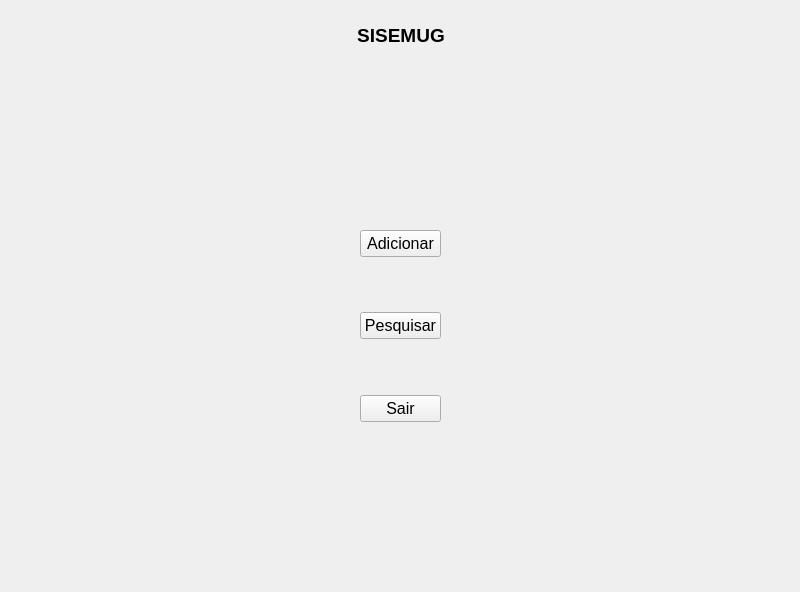
<?xml version="1.0" encoding="UTF-8"?>
<ui version="4.0">
 <class>Tela_Inicial</class>
 <widget class="QMainWindow" name="Tela_Inicial">
  <property name="geometry">
   <rect>
    <x>0</x>
    <y>0</y>
    <width>800</width>
    <height>592</height>
   </rect>
  </property>
  <property name="windowTitle">
   <string>Home</string>
  </property>
  <property name="windowIcon">
   <iconset>
    <normaloff>imagens/icone.jpg</normaloff>imagens/icone.jpg</iconset>
  </property>
  <property name="autoFillBackground">
   <bool>false</bool>
  </property>
  <widget class="QWidget" name="centralwidget">
   <widget class="QWidget" name="horizontalLayoutWidget">
    <property name="geometry">
     <rect>
      <x>0</x>
      <y>0</y>
      <width>801</width>
      <height>71</height>
     </rect>
    </property>
    <layout class="QHBoxLayout" name="horizontalLayout">
     <item>
      <spacer name="horizontalSpacer">
       <property name="orientation">
        <enum>Qt::Horizontal</enum>
       </property>
       <property name="sizeHint" stdset="0">
        <size>
         <width>40</width>
         <height>20</height>
        </size>
       </property>
      </spacer>
     </item>
     <item>
      <widget class="QLabel" name="label">
       <property name="enabled">
        <bool>true</bool>
       </property>
       <property name="font">
        <font>
         <pointsize>14</pointsize>
         <bold>true</bold>
        </font>
       </property>
       <property name="layoutDirection">
        <enum>Qt::LeftToRight</enum>
       </property>
       <property name="text">
        <string>SISEMUG</string>
       </property>
       <property name="alignment">
        <set>Qt::AlignCenter</set>
       </property>
      </widget>
     </item>
     <item>
      <spacer name="horizontalSpacer_2">
       <property name="orientation">
        <enum>Qt::Horizontal</enum>
       </property>
       <property name="sizeHint" stdset="0">
        <size>
         <width>40</width>
         <height>20</height>
        </size>
       </property>
      </spacer>
     </item>
    </layout>
   </widget>
   <widget class="QWidget" name="horizontalLayoutWidget_2">
    <property name="geometry">
     <rect>
      <x>0</x>
      <y>180</y>
      <width>801</width>
      <height>291</height>
     </rect>
    </property>
    <layout class="QHBoxLayout" name="horizontalLayout_2">
     <item>
      <spacer name="horizontalSpacer_3">
       <property name="orientation">
        <enum>Qt::Horizontal</enum>
       </property>
       <property name="sizeHint" stdset="0">
        <size>
         <width>40</width>
         <height>20</height>
        </size>
       </property>
      </spacer>
     </item>
     <item>
      <layout class="QVBoxLayout" name="verticalLayout">
       <item>
        <spacer name="verticalSpacer">
         <property name="orientation">
          <enum>Qt::Vertical</enum>
         </property>
         <property name="sizeHint" stdset="0">
          <size>
           <width>20</width>
           <height>40</height>
          </size>
         </property>
        </spacer>
       </item>
       <item>
        <widget class="QPushButton" name="b_adicionar">
         <property name="font">
          <font>
           <pointsize>12</pointsize>
          </font>
         </property>
         <property name="text">
          <string>Adicionar</string>
         </property>
        </widget>
       </item>
       <item>
        <spacer name="verticalSpacer_2">
         <property name="orientation">
          <enum>Qt::Vertical</enum>
         </property>
         <property name="sizeHint" stdset="0">
          <size>
           <width>20</width>
           <height>40</height>
          </size>
         </property>
        </spacer>
       </item>
       <item>
        <widget class="QPushButton" name="b_pesquisar">
         <property name="font">
          <font>
           <pointsize>12</pointsize>
          </font>
         </property>
         <property name="text">
          <string>Pesquisar</string>
         </property>
        </widget>
       </item>
       <item>
        <spacer name="verticalSpacer_3">
         <property name="orientation">
          <enum>Qt::Vertical</enum>
         </property>
         <property name="sizeHint" stdset="0">
          <size>
           <width>20</width>
           <height>40</height>
          </size>
         </property>
        </spacer>
       </item>
       <item>
        <widget class="QPushButton" name="b_sair">
         <property name="font">
          <font>
           <pointsize>12</pointsize>
          </font>
         </property>
         <property name="text">
          <string>Sair</string>
         </property>
        </widget>
       </item>
       <item>
        <spacer name="verticalSpacer_5">
         <property name="orientation">
          <enum>Qt::Vertical</enum>
         </property>
         <property name="sizeHint" stdset="0">
          <size>
           <width>20</width>
           <height>40</height>
          </size>
         </property>
        </spacer>
       </item>
      </layout>
     </item>
     <item>
      <spacer name="horizontalSpacer_4">
       <property name="orientation">
        <enum>Qt::Horizontal</enum>
       </property>
       <property name="sizeHint" stdset="0">
        <size>
         <width>40</width>
         <height>20</height>
        </size>
       </property>
      </spacer>
     </item>
    </layout>
   </widget>
   <widget class="QLabel" name="label_2">
    <property name="geometry">
     <rect>
      <x>0</x>
      <y>520</y>
      <width>251</width>
      <height>71</height>
     </rect>
    </property>
    <property name="text">
     <string/>
    </property>
    <property name="pixmap">
     <pixmap>imagens/logo.jpg</pixmap>
    </property>
    <property name="scaledContents">
     <bool>true</bool>
    </property>
   </widget>
  </widget>
 </widget>
 <resources/>
 <connections/>
</ui>
